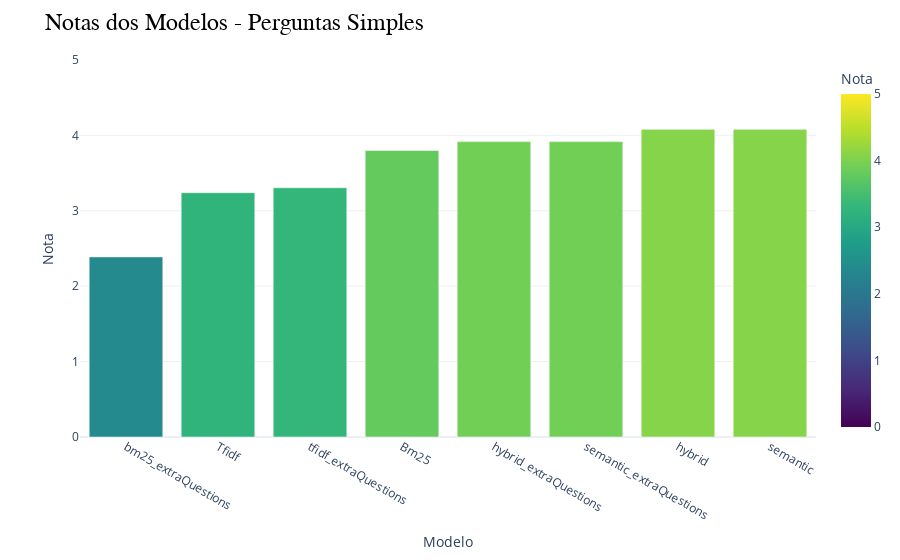

The code cell stored with this chart in its notebook:
### Code cell
modelos = list(simple_mean.keys())
notas = list(simple_mean.values())

df = pd.DataFrame(list(zip(modelos, notas)), columns=['Modelo', 'Nota'])

df = df.sort_values('Nota')

fig = px.bar(df, x='Modelo', y='Nota', color='Nota', color_continuous_scale='Viridis',
             hover_data={'Nota':':.2f'}, range_color=[0,5])  # Set min and max values of the color scale

fig.update_layout(
    title='Notas dos Modelos - Perguntas Simples',
    title_font=dict(size=24, family='Courier', color='black'),
    showlegend=True,
    template='plotly_white'
)
fig.update_traces(hovertemplate='Modelo: %{x}<br>Nota: %{y:.2f}')

fig.update_yaxes(range=[0, 5])
fig.show()

### Figure 1 — Plotly figure (JSON) as saved in the notebook; plotly's stock layout.template omitted (floating-point values rounded to 4 significant figures)
{"data": [{"alignmentgroup": "True", "hovertemplate": "Modelo: %{x}<br>Nota: %{y:.2f}", "legendgroup": "", "marker": {"color": [2.388, 3.24, 3.306, 3.8, 3.918, 3.918, 4.08, 4.08], "coloraxis": "coloraxis", "pattern": {"shape": ""}}, "name": "", "offsetgroup": "", "orientation": "v", "showlegend": false, "textposition": "auto", "type": "bar", "x": ["bm25_extraQuestions", "Tfidf", "tfidf_extraQuestions", "Bm25", "hybrid_extraQuestions", "semantic_extraQuestions", "hybrid", "semantic"], "xaxis": "x", "y": [2.388, 3.24, 3.306, 3.8, 3.918, 3.918, 4.08, 4.08], "yaxis": "y"}], "layout": {"barmode": "relative", "coloraxis": {"cmax": 5, "cmin": 0, "colorbar": {"title": {"text": "Nota"}}, "colorscale": [[0, "#440154"], [0.1111, "#482878"], [0.2222, "#3e4989"], [0.3333, "#31688e"], [0.4444, "#26828e"], [0.5556, "#1f9e89"], [0.6667, "#35b779"], [0.7778, "#6ece58"], [0.8889, "#b5de2b"], [1, "#fde725"]]}, "legend": {"tracegroupgap": 0}, "margin": {"t": 60}, "showlegend": true, "title": {"font": {"color": "black", "family": "Courier", "size": 24}, "text": "Notas dos Modelos - Perguntas Simples"}, "xaxis": {"anchor": "y", "domain": [0, 1], "title": {"text": "Modelo"}}, "yaxis": {"anchor": "x", "domain": [0, 1], "range": [0, 5], "title": {"text": "Nota"}}}}
